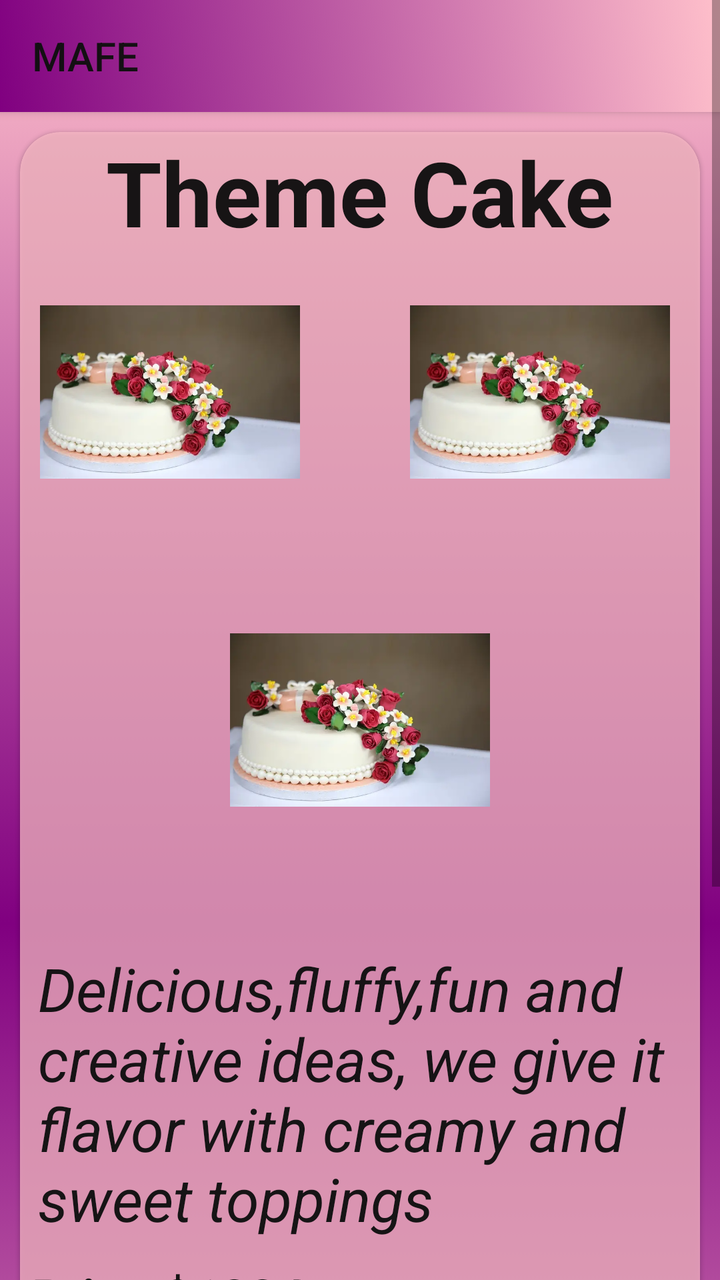
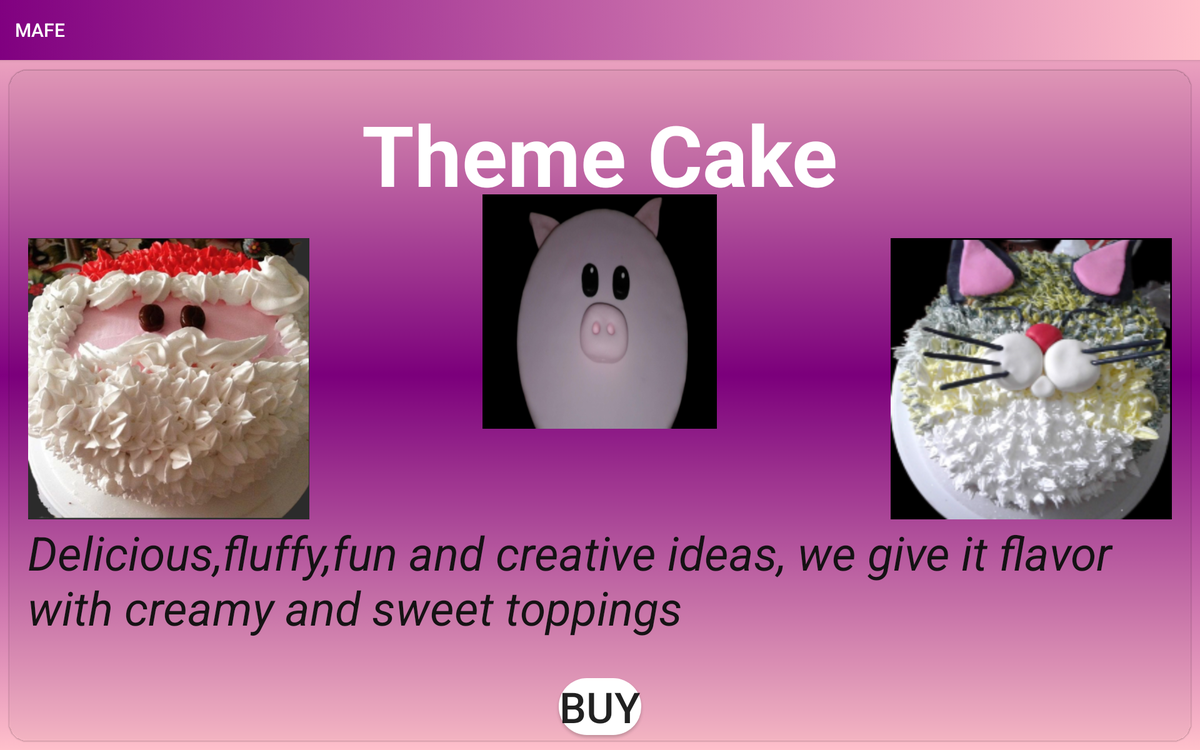

Compare how this app lays out the same screen by default and in its alternative resource folder. The renders come first, then the two layout files and the values they reference.
<!-- AndroidManifest.xml: application theme Theme.AppCompat.DayNight.NoActionBar -->
<!-- res/layout/activity_prod2.xml -->
<?xml version="1.0" encoding="utf-8"?>
<ScrollView
    xmlns:android="http://schemas.android.com/apk/res/android"
    xmlns:app="http://schemas.android.com/apk/res-auto"
    xmlns:tools="http://schemas.android.com/tools"
    android:layout_width="match_parent"
    android:layout_height="match_parent">


<LinearLayout

    android:layout_width="match_parent"
    android:layout_height="wrap_content"
    android:orientation="vertical"
    android:background="@drawable/degraded1"
    tools:context=".Prod2Activity">



   <androidx.appcompat.widget.Toolbar
       android:id="@+id/my_barra"
       android:layout_width="match_parent"
       android:layout_height="?actionBarSize"
       app:titleTextColor="@color/black"
       android:elevation="3dp"
       android:background="@drawable/degraded_2"
       android:theme="@style/ThemeOverlay.AppCompat.ActionBar"
       app:popupTheme="@style/ThemeOverlay.AppCompat.Light"
       app:title="@string/text_1"
       app:backgroundTint="@null" />


   <androidx.cardview.widget.CardView

       android:layout_width="wrap_content"
       android:layout_height="848dp"
       android:layout_margin="10dp"
       android:orientation="vertical"
       android:padding="15dp"
       app:backgroundTint="@null"
       app:cardBackgroundColor="#B4FFC0CB"
       app:cardCornerRadius="20dp"
       app:cardElevation="@dimen/cardview_compat_inset_shadow">


      <TextView

          android:layout_width="wrap_content"
          android:layout_height="wrap_content"
          android:layout_gravity="center_horizontal"
          android:text="@string/text_product2"
          android:textColor="@color/black"
          android:textSize="45sp"
          android:textStyle="bold" />

      <TextView

          android:layout_width="match_parent"
          android:layout_height="160dp"
          android:layout_gravity="center"
          android:layout_marginTop="55dp"
          android:paddingStart="9dp"
          android:paddingTop="9dp"
          android:text="@string/text_description2"
          android:textColor="@color/black"
          android:textSize="30sp"
          android:textStyle="italic" />

      <ImageView
          android:layout_width="130dp"
          android:layout_height="100dp"
          android:layout_gravity="center"
          android:layout_marginBottom="130dp"
          android:src="@drawable/cake" />

      <ImageView
          android:layout_width="130dp"
          android:layout_height="100dp"
          android:layout_marginStart="10dp"
          android:layout_marginTop="80dp"
          android:src="@drawable/cake" />

      <ImageView
          android:layout_width="130dp"
          android:layout_height="100dp"
          android:layout_gravity="end"
          android:layout_marginTop="80dp"
          android:layout_marginEnd="15dp"
          android:src="@drawable/cake" />


      <TextView

          android:layout_width="wrap_content"
          android:layout_height="wrap_content"
          android:layout_marginStart="6dp"
          android:layout_marginTop="565dp"
          android:text="@string/text_price1"
          android:textColor="@color/black"
          android:textSize="25sp"
          android:textStyle="bold" />


      <LinearLayout
          android:layout_width="170dp"
          android:layout_height="60dp"
          android:layout_gravity="end"
          android:layout_marginTop="650dp"
          android:layout_marginEnd="10dp"
          android:background="@drawable/boton"
          android:backgroundTint="@color/rosa"
          android:orientation="horizontal">


         <Button
             android:id="@+id/btn_rest"
             android:layout_width="50dp"
             android:layout_height="50dp"
             android:layout_marginStart="10dp"
             android:layout_marginTop="5dp"
             android:background="@drawable/boton"
             android:backgroundTint="@color/black"
             android:elevation="3dp"
             android:onClick="subtract1"
             android:padding="1dp"
             android:text="-"
             android:textColor="@color/white"
             android:textSize="30dp" />


         <ImageView
             android:layout_width="50dp"
             android:layout_height="50dp"
             android:layout_gravity="end"
             android:layout_marginTop="100dp"
             android:background="@color/rosa"
             android:onClick="buttonBuy"
             android:padding="2dp"
             android:src="@drawable/icon_pastel" />

         <Button
             android:id="@+id/btn_sum"
             android:layout_width="50dp"
             android:layout_height="50dp"
             android:layout_marginTop="5dp"
             android:layout_marginEnd="15dp"
             android:background="@drawable/boton"
             android:backgroundTint="@color/black"
             android:onClick="add1"
             android:padding="1dp"
             android:text="+"
             android:textColor="@color/white"
             android:textSize="30dp" />


      </LinearLayout>

      <Button
          android:id="@+id/btn_buy1"
          android:layout_width="159dp"
          android:layout_height="93dp"
          android:layout_gravity="bottom|center"
          android:layout_margin="6dp"
          android:layout_marginBottom=""
          android:background="@drawable/boton"
          android:backgroundTint="@color/white"
          android:onClick="buttonBuy"
          android:text="@string/text_buy"
          android:textSize="25dp" />

   </androidx.cardview.widget.CardView>

</LinearLayout>
</ScrollView>
<!-- resources referenced by this layout -->
<resources>
  <color name="black">#F7101010</color>
  <color name="rosa">#ffc0cb</color>
  <color name="white">#FFFFFFFF</color>
  <!-- drawable boton (drawable) -->
  <?xml version="1.0" encoding="utf-8"?>
      <shape xmlns:android="http://schemas.android.com/apk/res/android"
          android:shape="rectangle"
         >
  
          <solid android:color="@color/white" />
  
          <corners android:radius="30dp" />
  
      </shape>
  <!-- drawable cake: webp bitmap (drawable, 16198 bytes) -->
  <!-- drawable degraded1 (drawable) -->
  <?xml version="1.0" encoding="utf-8"?>
  <selector xmlns:android="http://schemas.android.com/apk/res/android">
  
      <item>
          <shape android:layout_width="match_parent" android:layout_height="match_parent" android:shape="rectangle">
  
              <gradient
                  android:angle="90"
                  android:centerColor="@color/material_500"
                  android:endColor="@color/rosa"
                  android:startColor="@color/rosa"
                  android:type="linear" />
  
  
          </shape>
      </item>
  
  </selector>
  <!-- drawable degraded_2 (drawable) -->
  <?xml version="1.0" encoding="utf-8"?>
  <selector xmlns:android="http://schemas.android.com/apk/res/android">
  
      <item>
          <shape android:shape="rectangle">
  
              <gradient
                  android:startColor="@color/material_500"
                  android:endColor="@color/rosa"
                  android:type="linear"
                  android:angle="45"
                  />
  
          </shape>
      </item>
  </selector>
  <string name="text_1">MAFE</string>
  <string name="text_buy">Buy</string>
  <string name="text_description2">Delicious,fluffy,fun and creative ideas, we give it flavor with creamy and sweet toppings </string>
  <string name="text_price1">Price:$1234</string>
  <string name="text_product2">Theme Cake</string>
  <color name="material_500">#800080</color>
</resources>
<!-- res/layout-sw720dp/activity_prod2.xml (the author's variant of the layout above) -->
<!-- drawn on a large tablet held sideways -->
<?xml version="1.0" encoding="utf-8"?>
<LinearLayout xmlns:android="http://schemas.android.com/apk/res/android"
    xmlns:app="http://schemas.android.com/apk/res-auto"
    xmlns:tools="http://schemas.android.com/tools"
    android:layout_width="match_parent"
    android:layout_height="match_parent"
    android:orientation="vertical"
    android:background="@drawable/degraded1"
    tools:context=".Prod2Activity">



   <androidx.appcompat.widget.Toolbar
       android:id="@+id/my_barra"
       android:layout_width="match_parent"
       android:layout_height="?actionBarSize"
       app:titleTextColor="@color/white"
       android:elevation="3dp"
       android:background="@drawable/degraded_2"
       android:theme="@style/ThemeOverlay.AppCompat.ActionBar"
       app:popupTheme="@style/ThemeOverlay.AppCompat.Light"
       app:title="@string/text_1"
       app:backgroundTint="@null" />


   <androidx.cardview.widget.CardView
       android:id="@+id/card2"
       android:layout_width="match_parent"
       android:layout_height="match_parent"
       android:layout_margin="10dp"
       android:orientation="vertical"
       android:padding="15dp"
       app:backgroundTint="@null"
       app:cardBackgroundColor="@color/rosi"
       app:cardCornerRadius="20dp"
       app:cardElevation="@dimen/cardview_compat_inset_shadow">


      <TextView

          android:layout_width="wrap_content"
          android:layout_height="wrap_content"
          android:layout_gravity="center_horizontal"
          android:layout_marginTop="30dp"
          android:text="@string/text_product2"
          android:textColor="@color/white"
          android:textSize="90sp"
          android:textStyle="bold" />

      <TextView

          android:layout_width="match_parent"
          android:layout_height="272dp"
          android:layout_gravity="center"
          android:layout_marginStart="10dp"
          android:layout_marginTop="250dp"
          android:layout_marginEnd="10dp"
          android:paddingStart="9dp"
          android:paddingTop="9dp"
          android:text="@string/text_description2"
          android:textColor="@color/black"
          android:textSize="50sp"
          android:textStyle="italic" />

      <ImageView
          android:layout_width="250dp"
          android:layout_height="300dp"
          android:layout_gravity="center"
          android:layout_marginBottom="100dp"
          android:src="@drawable/theme2" />

      <ImageView
          android:layout_width="300dp"
          android:layout_height="300dp"
          android:layout_marginStart="20dp"
          android:layout_marginTop="180dp"
          android:src="@drawable/tematico3" />

      <ImageView
          android:layout_width="300dp"
          android:layout_height="300dp"
          android:layout_gravity="end"
          android:layout_marginTop="180dp"
          android:layout_marginEnd="20dp"
          android:src="@drawable/porque_tematico" />


      <TextView

          android:layout_width="wrap_content"
          android:layout_height="wrap_content"
          android:layout_marginStart="16dp"
          android:layout_marginTop="1250dp"
          android:text="@string/text_price1"
          android:textColor="@color/black"
          android:textSize="40sp"
          android:textStyle="bold" />


      <LinearLayout
          android:layout_width="200dp"
          android:layout_height="wrap_content"
          android:layout_gravity="end"
          android:layout_marginTop="1300dp"
          android:layout_marginEnd="16dp"
          android:background="@drawable/boton"
          android:backgroundTint="@color/white"
          android:orientation="horizontal">

         <Button
             android:id="@+id/btn_rest"
             android:layout_width="60dp"
             android:layout_height="60dp"
             android:layout_marginStart="15dp"
             android:background="@drawable/boton"
             android:backgroundTint="@color/black"
             android:elevation="3dp"
             android:onClick="subtract1"
             android:padding="1dp"
             android:text="-"
             android:textColor="@color/white"
             android:textSize="35dp" />


         <TextView

             android:id="@+id/textBox"
             android:layout_width="50dp"
             android:layout_height="wrap_content"
             android:background="@drawable/boton"
             android:gravity="center"
             android:onClick="textcontador"
             android:padding="1dp"
             android:text="0"
             android:textColor="@color/black"
             android:textSize="35sp"
             android:textStyle="bold" />


         <Button
             android:id="@+id/btn_sum"
             android:layout_width="60dp"
             android:layout_height="60dp"
             android:background="@drawable/boton"
             android:backgroundTint="@color/black"
             android:onClick="add1"
             android:padding="1dp"
             android:text="+"
             android:textColor="@color/white"
             android:textSize="35dp" />


      </LinearLayout>

      <Button
          android:id="@+id/btnBuy2"
          android:layout_width="wrap_content"
          android:layout_height="wrap_content"
          android:layout_gravity="bottom|center"
          android:layout_margin="6dp"
          android:layout_marginBottom="30dp"
          android:background="@drawable/boton"
          android:backgroundTint="@color/white"
          android:onClick="buttonBuy"
          android:text="@string/text_buy"
          android:textSize="45dp" />

   </androidx.cardview.widget.CardView>

</LinearLayout>
<!-- resources referenced by the variant -->
<!-- as a large tablet held sideways resolves them -->
<resources>
  <color name="black">#F7101010</color>
  <color name="white">#FFFFFFFF</color>
  <!-- drawable boton (drawable) -->
  <?xml version="1.0" encoding="utf-8"?>
      <shape xmlns:android="http://schemas.android.com/apk/res/android"
          android:shape="rectangle"
         >
  
          <solid android:color="@color/white" />
  
          <corners android:radius="30dp" />
  
      </shape>
  <!-- drawable degraded1 (drawable) -->
  <?xml version="1.0" encoding="utf-8"?>
  <selector xmlns:android="http://schemas.android.com/apk/res/android">
  
      <item>
          <shape android:layout_width="match_parent" android:layout_height="match_parent" android:shape="rectangle">
  
              <gradient
                  android:angle="90"
                  android:centerColor="@color/material_500"
                  android:endColor="@color/rosa"
                  android:startColor="@color/rosa"
                  android:type="linear" />
  
  
          </shape>
      </item>
  
  </selector>
  <!-- drawable degraded_2 (drawable) -->
  <?xml version="1.0" encoding="utf-8"?>
  <selector xmlns:android="http://schemas.android.com/apk/res/android">
  
      <item>
          <shape android:shape="rectangle">
  
              <gradient
                  android:startColor="@color/material_500"
                  android:endColor="@color/rosa"
                  android:type="linear"
                  android:angle="45"
                  />
  
          </shape>
      </item>
  </selector>
  <!-- drawable porque_tematico: png bitmap (drawable, 379162 bytes) -->
  <!-- drawable tematico3: png bitmap (drawable, 430513 bytes) -->
  <!-- drawable theme2: png bitmap (drawable, 160200 bytes) -->
  <string name="text_1">MAFE</string>
  <string name="text_buy">Buy</string>
  <string name="text_description2">Delicious,fluffy,fun and creative ideas, we give it flavor with creamy and sweet toppings </string>
  <string name="text_price1">Price:$1234</string>
  <string name="text_product2">Theme Cake</string>
  <color name="material_500">#800080</color>
  <color name="rosa">#ffc0cb</color>
</resources>
